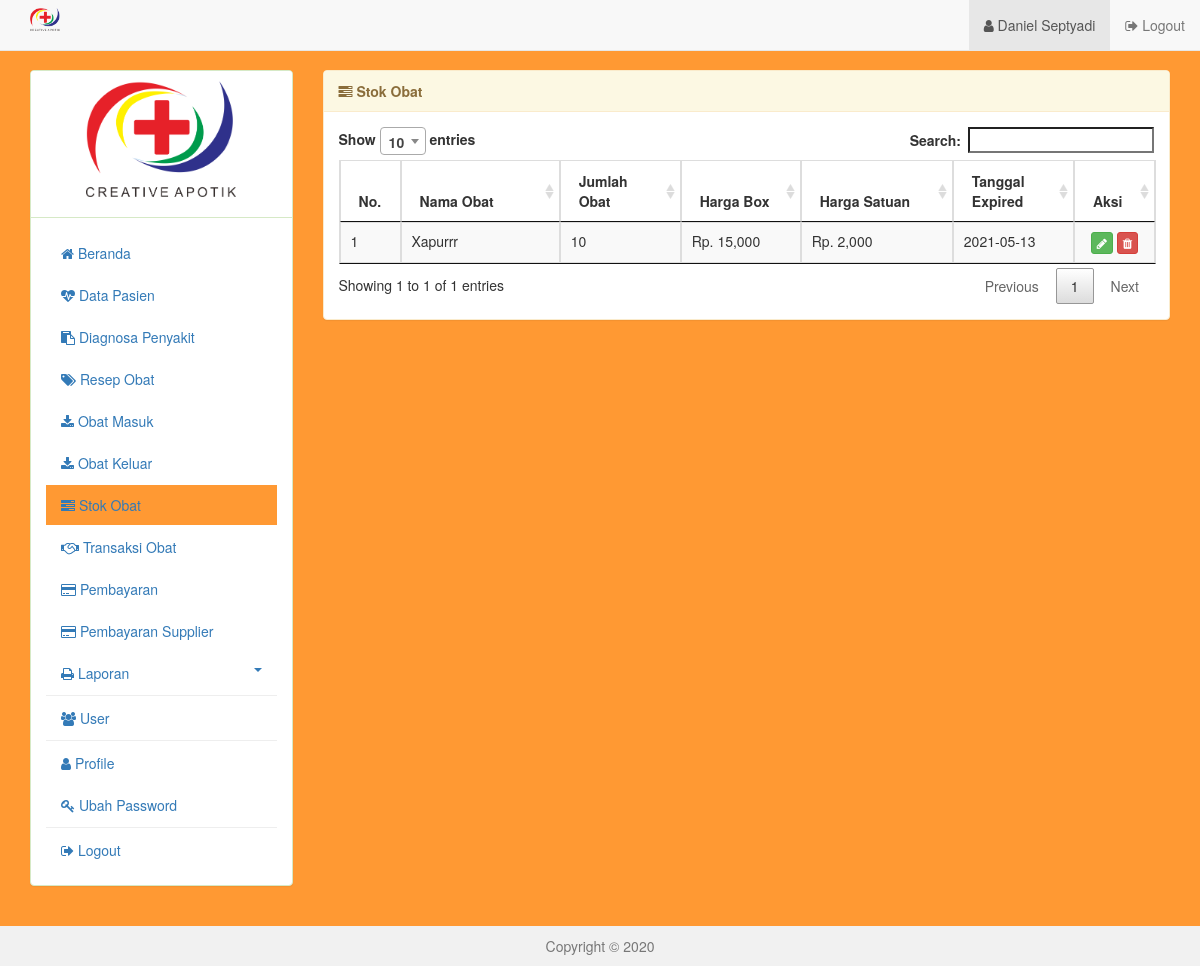
/users?menu=stok (signed in), run on an earlier commit of the app's database.
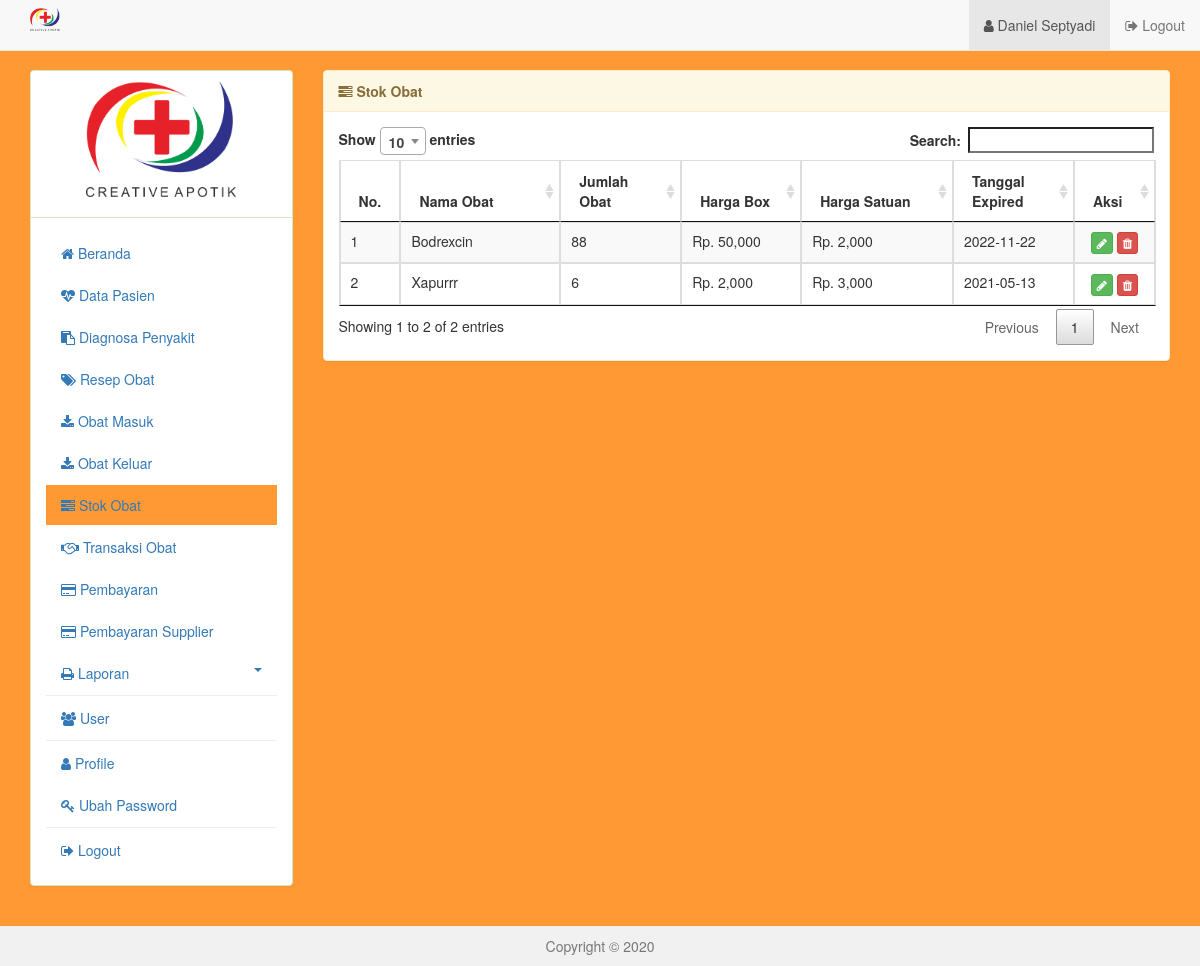
And on a later commit of the database.
### tables this page shows
CREATE TABLE `tbl_stok` (
  `id_stok` int(10) NOT NULL,
  `id_masuk` int(10) DEFAULT NULL,
  `jumlah_obat` int(8) DEFAULT NULL,
  `harga_jual` int(8) DEFAULT NULL,
  `harga_satuan` int(8) DEFAULT NULL
);

CREATE TABLE `tbl_obat_masuk` (
  `id_masuk` int(10) NOT NULL,
  `tanggal_masuk` date DEFAULT NULL,
  `nama_obat` varchar(30) DEFAULT NULL,
  `jenis_obat` enum('Bebas','Keras') DEFAULT NULL,
  `bentuk_obat` varchar(10) DEFAULT NULL,
  `harga_beli` int(8) DEFAULT NULL,
  `jumlah_masuk` int(8) DEFAULT NULL,
  `tanggal_exp` date DEFAULT NULL
);

### users/stok/tabel.php (the view, shortened to what this page needs)
<?php
$cek_data = mysqli_query($con, "SELECT * FROM tbl_stok
  INNER JOIN tbl_obat_masuk ON tbl_obat_masuk.id_masuk=tbl_stok.id_masuk ORDER BY tbl_stok.id_stok DESC");
?>
<table id="data_tables" class="table table-bordered table-striped table-hover" width="100%">
  <thead>
    <tr>
      <th width="1%">No.</th>
      <th width="20%">Nama Obat</th>
      <th width="15%">Jumlah Obat</th>
      <th width="15%">Harga Box</th>
      <th width="19%">Harga Satuan</th>
      <th width="15%">Tanggal Expired</th>
      <th width="10%">Aksi</th>
    </tr>
  </thead>
  <tbody>
    <?php
    $no=1;
    while ($baris = mysqli_fetch_array($cek_data)) {?>
      <tr>
        <td><?php echo $no++; ?></td>
        <td><?php echo $baris['nama_obat']; ?></td>
        <td><?php echo $baris['jumlah_obat']; ?></td>
        <td>Rp. <?php echo number_format ($baris['harga_jual']); ?></td>
        <td>Rp. <?php echo number_format ($baris['harga_satuan']); ?></td>
        <td><?php echo $baris['tanggal_exp']; ?></td>
        <td class="text-center">
          <a href="users?menu=stok&aksi=edit&id=<?php echo $baris['id_stok']; ?>" class="btn btn-success btn-xs" title="Edit"><i class="fa fa-pencil"></i></a>
          <a href="users?menu=stok&aksi=hapus&id=<?php echo $baris['id_stok']; ?>" class="btn btn-danger btn-xs" title="Hapus" onclick="return confirm('Anda Yakin?');"><i class="fa fa-trash"></i></a>
        </td>
      </tr>
    <?php
    } ?>
  </tbody>
</table>

### users/stok/index.php (shortened to what this page needs)
<div class="panel panel-warning">
  <div class="panel-heading">
    <b><i class="fa fa-tasks"></i> <?php echo ucwords($_GET['aksi']); ?> Stok Obat</b>
  </div>
  <div class="panel-body">
    <?php
    if ($_GET['aksi']=='tambah'){
        include "tambah.php";
      }elseif ($_GET['aksi']=='edit'){
        include "edit.php";
      }elseif ($_GET['aksi']=='hapus'){
        include "hapus.php";
      }elseif ($_GET['aksi']=='detail'){
        include "detail.php";
      }else{
        include "tabel.php";
      } ?>
  </div>
</div>

What changed in the data, as far as the page shows it:
added tbl_stok: id_masuk.nama_obat "Bodrexcin", jumlah_obat "88", harga_jual "50,000", harga_satuan "2,000", id_masuk.tanggal_exp "2022-11-22"
changed tbl_stok "Xapurrr": jumlah_obat "10" → "6"; harga_jual "15,000" → "2,000"; harga_satuan "2,000" → "3,000"
Also different on the page:
text written by a page script: "Show 10 entries Search: Showing 1 to 1 of 1 entries Previous 1 Next" → "Show 10 entries Search: Showing 1 to 2 of 2 entries Previous 1 Next"
